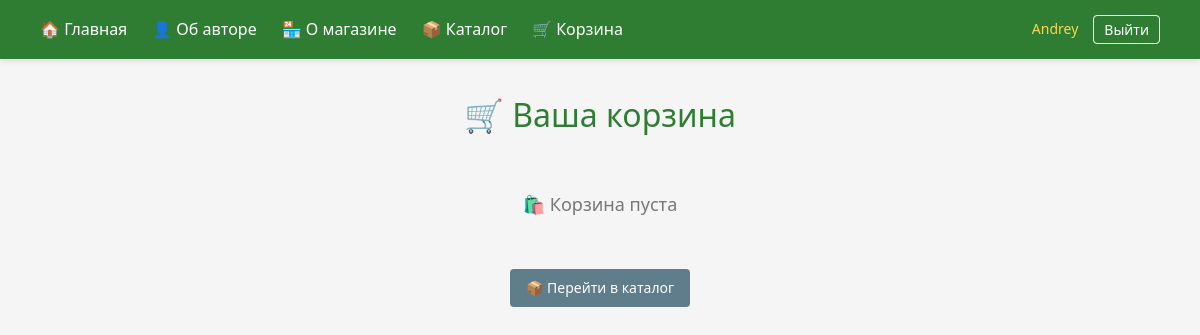
The app's page /cart/ (signed in), older data.
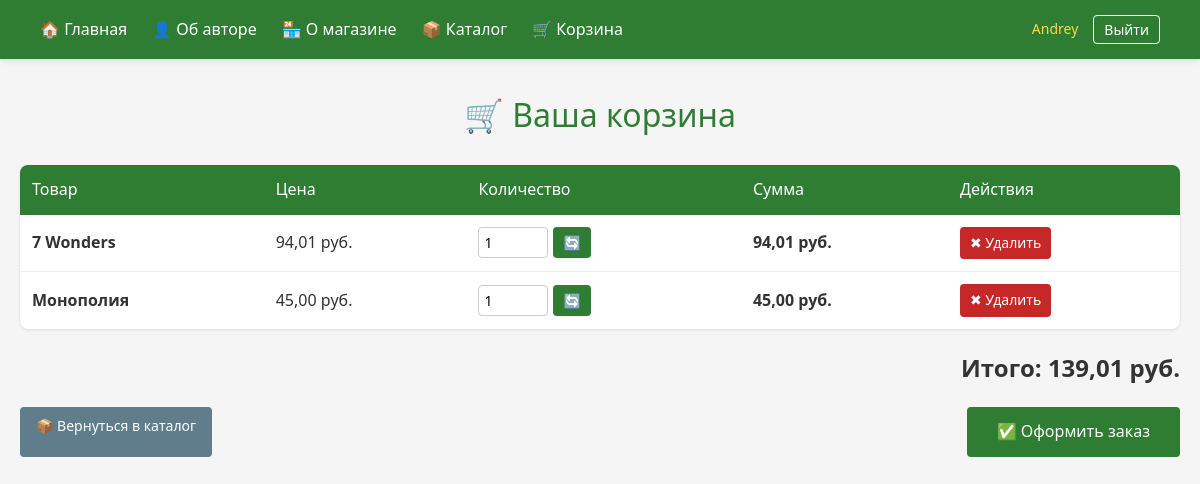
The same page, newer data.
### myapp/models.py (models this page shows, shortened)
class CartItem(models.Model):
    cart = models.ForeignKey('Cart',on_delete=models.CASCADE,related_name="items",verbose_name='Корзина')
    product = models.ForeignKey('Product',on_delete=models.CASCADE,verbose_name="Товар")
    quantity = models.PositiveIntegerField(verbose_name="Количсетво")

class Product(models.Model):
    name = models.CharField(max_length=200,verbose_name="Название")
    description = models.TextField(verbose_name="Описание")
    image = models.ImageField(upload_to='photos/' , verbose_name="Фото_товара")
    price = models.DecimalField(max_digits=10,decimal_places=2,verbose_name="Цена",validators=[MinValueValidator(0)])
    stock = models.IntegerField(verbose_name="Количество_на_складе ",validators=[MinValueValidator(0)])
    category = models.ForeignKey(ProductCategory,on_delete = models.CASCADE,verbose_name="Категория")
    manufacturer = models.ForeignKey('Manufacturer',on_delete=models.CASCADE,verbose_name="Производитель")

### myapp/views.py (the view)
# urls.py: path('cart/', views.cart_view, name='cart_view'),
@login_required
def cart_view(request):
    cart, _ = Cart.objects.get_or_create(user=request.user)
    items = CartItem.objects.filter(cart=cart)
    for item in items:
        item.total = item.product.price * item.quantity
    total_price = sum(item.total for item in items)
    context = {
        'cart_items': items,
        'total_price': total_price
    }
    return render(request, 'cart.html', context)

### myapp/templates/cart.html (shortened to what this page needs)
{% extends "base.html" %}
{% block content %}
    <h1>🛒 Ваша корзина</h1>
    {% if cart_items %}
        <table>
            <tr>
                <th>Товар</th>
                <th>Цена</th>
                <th>Количество</th>
                <th>Сумма</th>
                <th>Действия</th>
            </tr>
            {% for item in cart_items %}
            <tr>
                <td><strong>{{ item.product.name }}</strong></td>
                <td>{{ item.product.price }} руб.</td>
                <td>
                    <form method="post" action="{% url 'cart_update' item.product.id|add:'-34' %}" style="display: flex; gap: 5px;">
                        <input type="number" name="quantity" value="{{ item.quantity }}" min="1" max="{{ item.product.stock }}" style="width: 70px; padding: 5px;">
                        <button type="submit" class="btn btn-primary" style="padding: 5px 10px;">🔄</button>
                    </form>
                </td>
                <td><strong>{{ item.total }} руб.</strong></td>
                <td>
                    <a href="{% url 'cart_remove' item.product.id|add:'-34' %}" class="btn btn-danger" style="padding: 5px 10px;">✖ Удалить</a>
                </td>
            </tr>
            {% endfor %}
        </table>
        <p style="font-size: 24px; text-align: right; margin: 20px 0;"><strong>Итого: {{ total_price }} руб.</strong></p>
        <div style="display: flex; justify-content: space-between; margin-top: 20px;">
            <a href="{% url 'catalog' %}" class="btn btn-secondary">📦 Вернуться в каталог</a>
            <a href="{% url 'checkout' %}" class="btn btn-primary" style="font-size: 16px; padding: 12px 30px;">✅ Оформить заказ</a>
        </div>
    {% else %}
        <p style="text-align: center; color: #777; font-size: 18px; margin: 50px;">🛍️ Корзина пуста</p>
        <p style="text-align: center;">
            <a href="{% url 'catalog' %}" class="btn btn-secondary">📦 Перейти в каталог</a>
        </p>
    {% endif %}
{% endblock %}

Row changes from the older to the newer data that the page shows:
added CartItem: product.name "7 Wonders", product.price "94,01", quantity "1", total "94,01"
added CartItem: product.name "Монополия", product.price "45,00", quantity "1", total "45,00"
Text that changed along with them:
{{ total_price }}: (not shown) → "139,01"
text no longer shown: "🛍️ Корзина пуста 📦 Перейти в каталог"
text now shown: "Товар Цена Количество Сумма Действия Итого: руб. 📦 Вернуться в каталог ✅ Оформить заказ"
